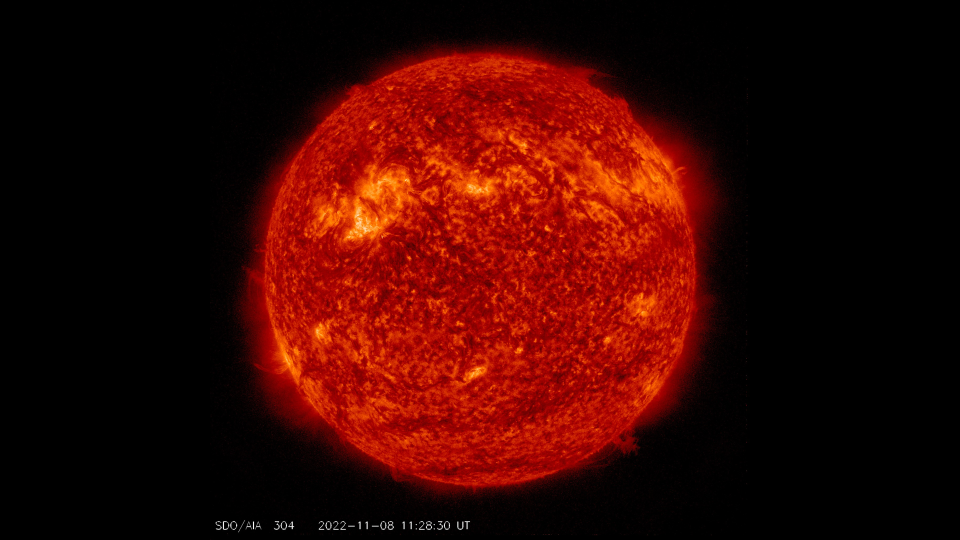
#> input picture sun.png, 1920 x 1080 px (shown at 1/2 size)
$ python testcombination.py
#> lines starting #> are read from the running program, lines starting #| are printed output that depends on the picture
### utils.py
import os
import time
from io import BytesIO

import requests
from PIL import Image


# downloads a image from aurl and return a pil Image
# [59 lines left out: functions download, set_background, make_border, not called in this run]


def combine(image1:Image,image2:Image,widht ,height):
    goldenratio=1/1.618
    new_size=(widht,height)
    new_Image=Image.new("RGB",new_size)
    pos1=(-1*int(image1.size[0]/2),int(new_Image.size[1]/2)-int(image1.size[1]/2))
    pos2=(int(new_Image.size[0]*goldenratio)-int(image2.size[0]/2),int(new_Image.size[1]/2)-int(image2.size[1]/2))
    new_Image.paste(image1,pos1)
    new_Image.paste(image2,pos2)
    new_Image.save("combi.png")
    return new_Image

### testcombination.py
from utils import combine
from PIL import Image

sun=Image.open("sun.png")
#> sun is the input picture: PIL image 1920x1080 RGB; mean R, G, B 56.9, 6.7, 1.4
earth=Image.open("earth.png")
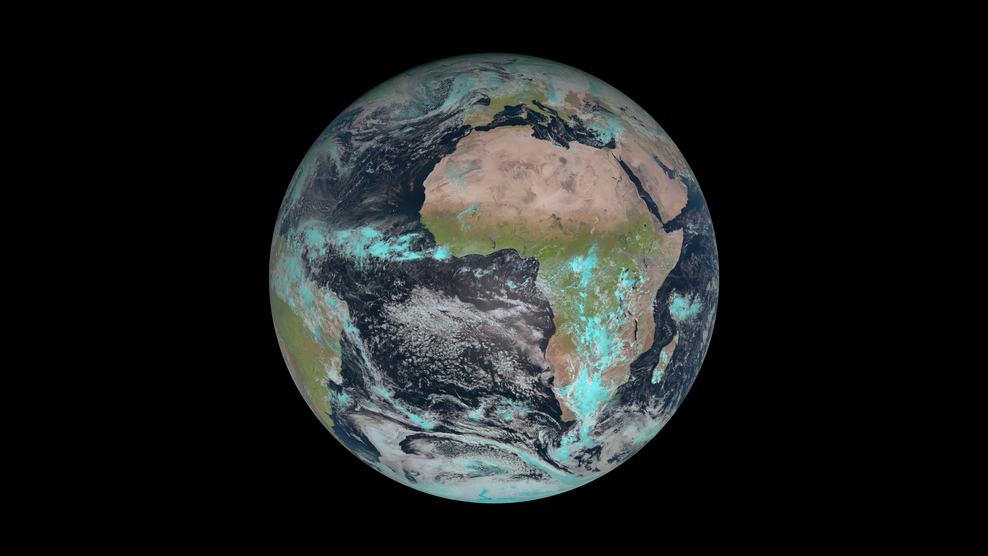
#> input picture earth.png, 988 x 556 px
#> earth is the input picture: PIL image 988x556 RGB; mean R, G, B 29.5, 32.1, 31.7

combine(sun,earth,1920,1080)
#> in combine, `new_Image=Image.new("RGB",new_size)`: new_Image: PIL image 1920x1080 RGB; every value is 0
#> in combine, `new_Image.paste(image1,pos1)`:
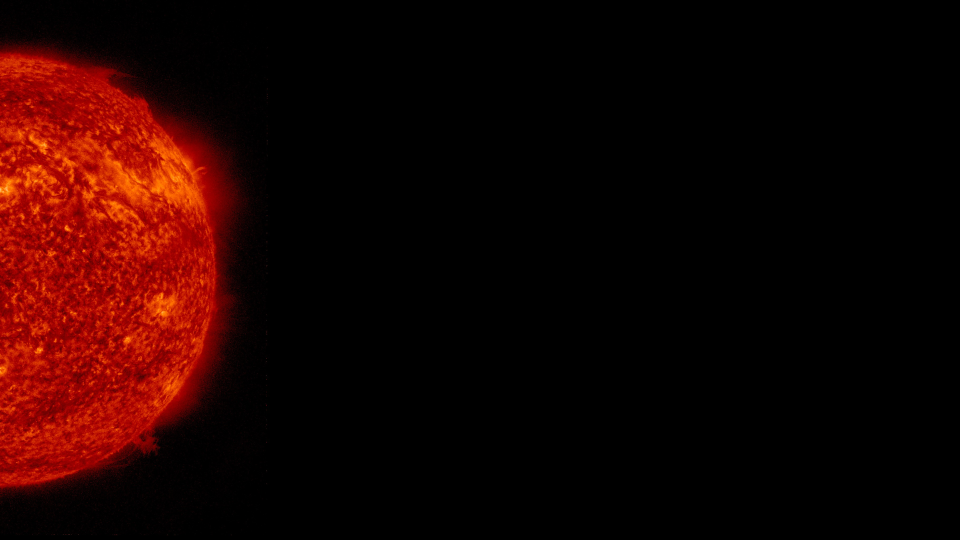
#> new_Image: PIL image 1920x1080 RGB (shown at 1/2 size); mean R, G, B 28.3, 3.1, 0.6
#> in combine, `new_Image.paste(image2,pos2)`:
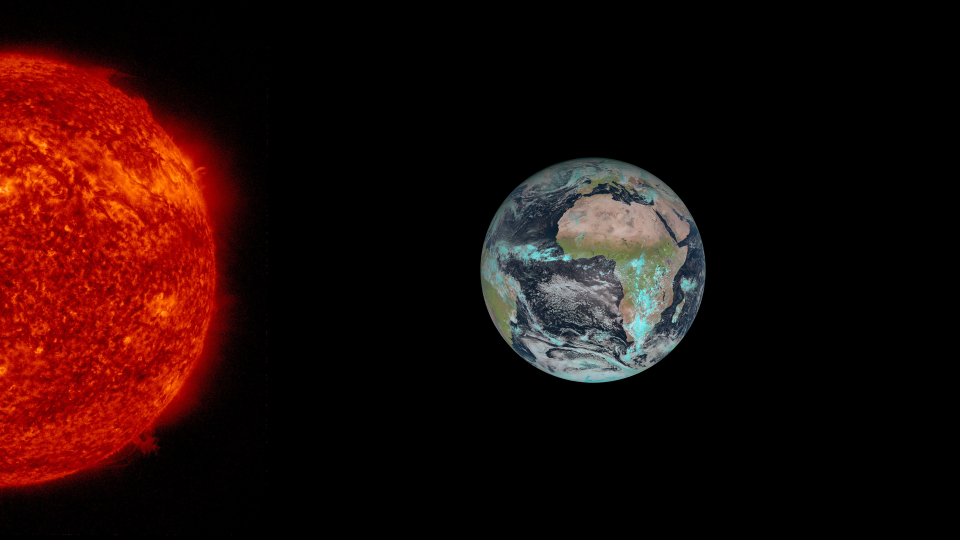
#> new_Image: PIL image 1920x1080 RGB (shown at 1/2 size); mean R, G, B 36.1, 11.6, 9
